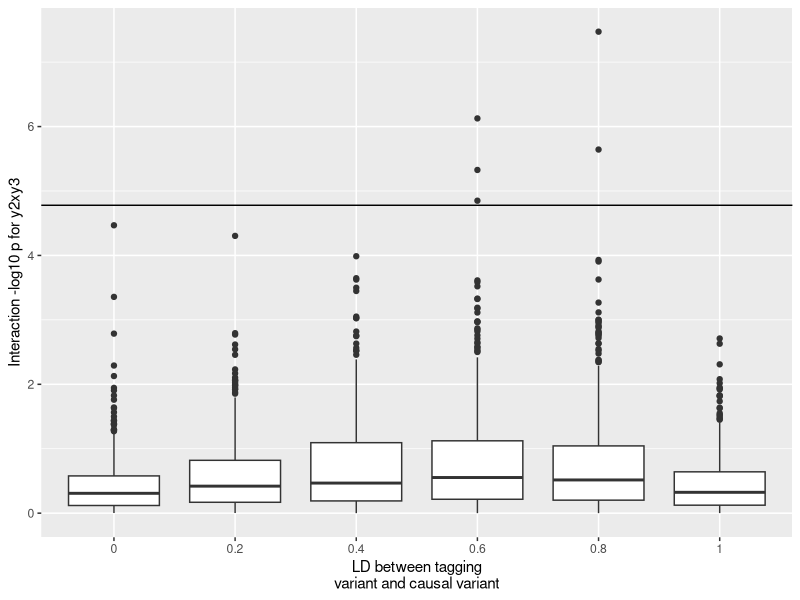
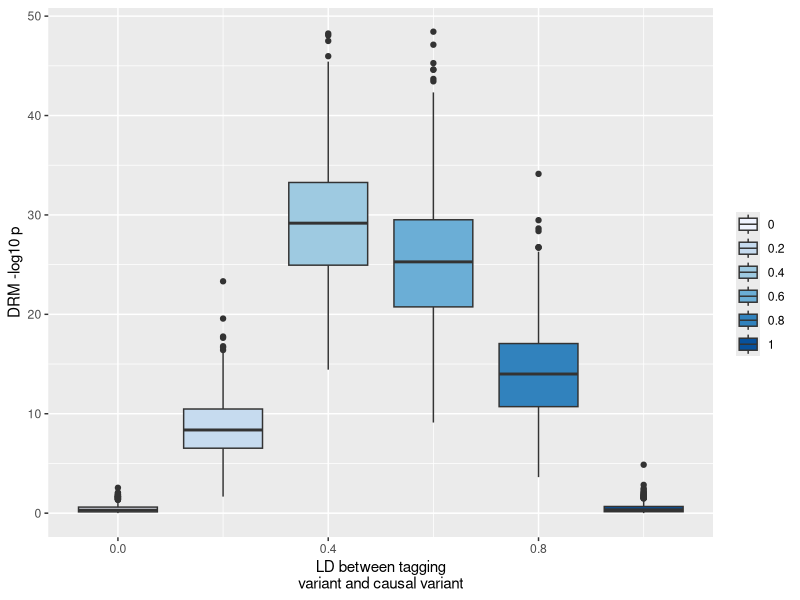
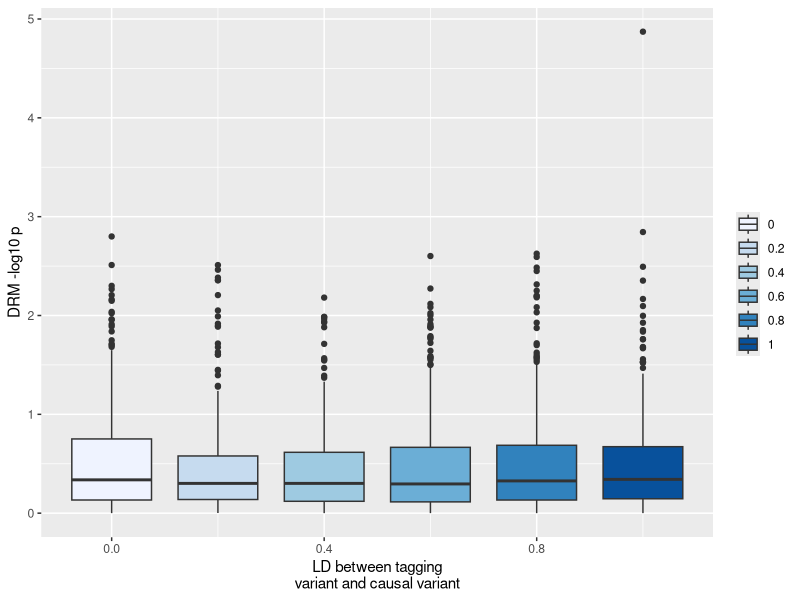
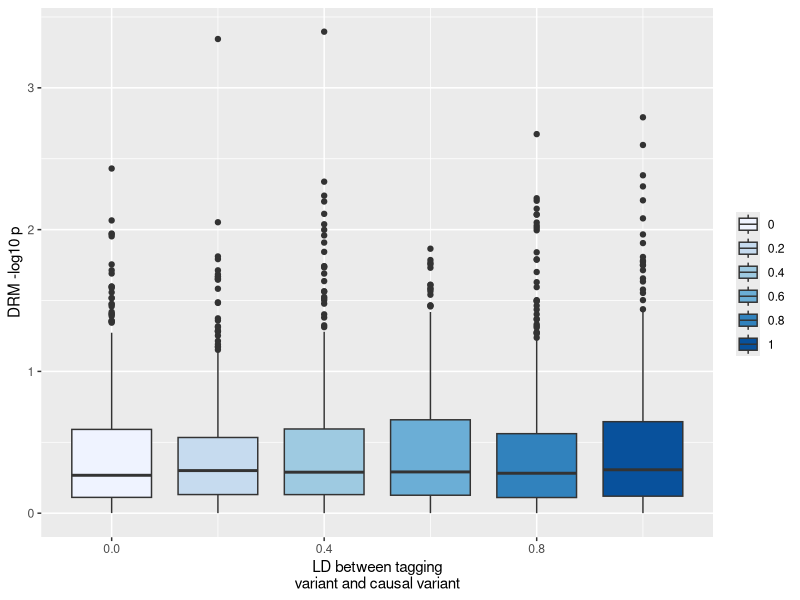

The R script that drew these images, in order: (Note: this script raises an error after producing the figures.)
## ---- chunk 1
library(dplyr)
library(ggplot2)
set.seed(12345)

test_drm <- function(g, y)
{
  y.i <- tapply(y, g, median, na.rm=T)  
  z.ij <- abs(y - y.i[g+1])
  summary(lm(z.ij ~ g))$coef %>%
    as_tibble() %>%
    slice(2) %>%
    mutate(method="drm")
}

correlated_binomial <- function (nid, p1, p2, rho, n = 2, round = TRUE, print = FALSE) 
{
    p <- p1
    q <- p2
    a <- function(rho, p, q) {
        rho * sqrt(p * q * (1 - p) * (1 - q)) + (1 - p) * (1 - 
            q)
    }
    a.0 <- a(rho, p, q)
    prob <- c(`(0,0)` = a.0, `(1,0)` = 1 - q - a.0, `(0,1)` = 1 - 
        p - a.0, `(1,1)` = a.0 + p + q - 1)
    if (min(prob) < 0) {
        print(prob)
        stop("Error: a probability is negative.")
    }
    n.sim <- nid
    u <- sample.int(4, n.sim * n, replace = TRUE, prob = prob)
    y <- floor((u - 1)/2)
    x <- 1 - u%%2
    x <- colSums(matrix(x, nrow = n))
    y <- colSums(matrix(y, nrow = n))
    if (round) {
        x <- round(x)
        y <- round(y)
    }
    if (print) {
        print(table(x, y))
        print(stats::cor(x, y))
    }
    return(cbind(x, y))
}

gendatp <- function(n, p1, p2, p3, r1)
{
	dat <- correlated_binomial(n, p1, p2, r1) %>% as_tibble()
	names(dat) <- c("y1", "y2")
	dat$y3 <- rbinom(n, 1, p3)
	return(dat)
}

run_simp <- function(param, i)
{
	set.seed(i*10)
	dat <- gendatp(param$n[i], param$p1[i], param$p2[i], param$p3[i], param$r1[i])
	x <- dat$y1 + rnorm(nrow(dat), sd=sd(dat$y1)/4)
	mod1 <- lm(x ~ y2 + y3, dat)
	mod2 <- lm(x ~ y2 + y3 + y2*y3, dat)
	amod <- anova(mod1, mod2)
	param$F[i] <- amod$P[2]
	o1 <- test_drm(dat$y1, x)
	o2 <- test_drm(dat$y2, x)
	o3 <- test_drm(dat$y3, x)
	param$drm1[i] <- o1$`Pr(>|t|)`
	param$drm2[i] <- o2$`Pr(>|t|)`
	param$drm3[i] <- o3$`Pr(>|t|)`
	return(param[i,])
}

param <- expand.grid(
	p1=0.1,
	p2=0.1,
	p3=0.5,
	p4=0.1,
	n=1000,
	r1=seq(0, 1, by=0.2),
	sim=1:500,
	r2=NA,
	F=NA,
	drm1=NA,
	drm2=NA,
	drm3=NA
)

resp <- lapply(1:nrow(param), function(x) run_simp(param, x)) %>% bind_rows()
str(resp)
## ---- chunk 2
ggplot(resp, aes(x=as.factor(r1), y=-log10(F))) +
geom_boxplot() +
geom_hline(yintercept=-log10(0.05/nrow(resp))) +
scale_fill_brewer(type="seq") +
labs(y="Interaction -log10 p for y2xy3", x="LD between tagging\nvariant and causal variant")
## ---- chunk 3
ggplot(resp, aes(x=r1, y=-log10(drm2))) +
geom_boxplot(aes(fill=as.factor(r1))) +
scale_fill_brewer(type="seq") +
labs(y="DRM -log10 p", x="LD between tagging\nvariant and causal variant", fill="")
## ---- chunk 4
ggplot(resp, aes(x=r1, y=-log10(drm1))) +
geom_boxplot(aes(fill=as.factor(r1))) +
scale_fill_brewer(type="seq") +
labs(y="DRM -log10 p", x="LD between tagging\nvariant and causal variant", fill="")
## ---- chunk 5
ggplot(resp, aes(x=r1, y=-log10(drm3))) +
geom_boxplot(aes(fill=as.factor(r1))) +
scale_fill_brewer(type="seq") +
labs(y="DRM -log10 p", x="LD between tagging\nvariant and causal variant", fill="")
## ---- chunk 6
n <- 10000
g1 <- rbinom(n, 2, 0.4)
g2 <- rbinom(n, 2, 0.4)
y <- g1 + g2 + g1 * g2 + rnorm(n, sd=1.5)
test_drm(g1, y) %>% str
## ---- chunk 7
yres <- residuals(lm(y ~ g1 + g2))
test_drm(g1, yres) %>% str
## ---- chunk 8
sim_gxe <- function(n, p, bi)
{
  params <- environment() %>% as.list() %>% as_tibble()
  g <- rbinom(n, 2, p)
  e <- rnorm(n)
  y <- g + bi * g*e + e + rnorm(n)
  
  bind_rows(
    test_drm(g, y),
    summary(lm(y ~ g*e))$coef %>%
      as_tibble() %>%
      slice(n=4) %>%
      mutate(method="interaction")
  ) %>%
    bind_cols(., params)
}

param <- expand.grid(
  n=1000,
  bi=seq(0,1,by=0.01),
  nsim=10,
  p=0.5
) %>% select(-nsim)
res <- lapply(1:nrow(param), function(i) do.call(sim_gxe, param[i,])) %>% bind_rows()
res %>%
  ggplot(., aes(x=bi, y=-log10(`Pr(>|t|)`))) +
  geom_point(aes(colour=method))
